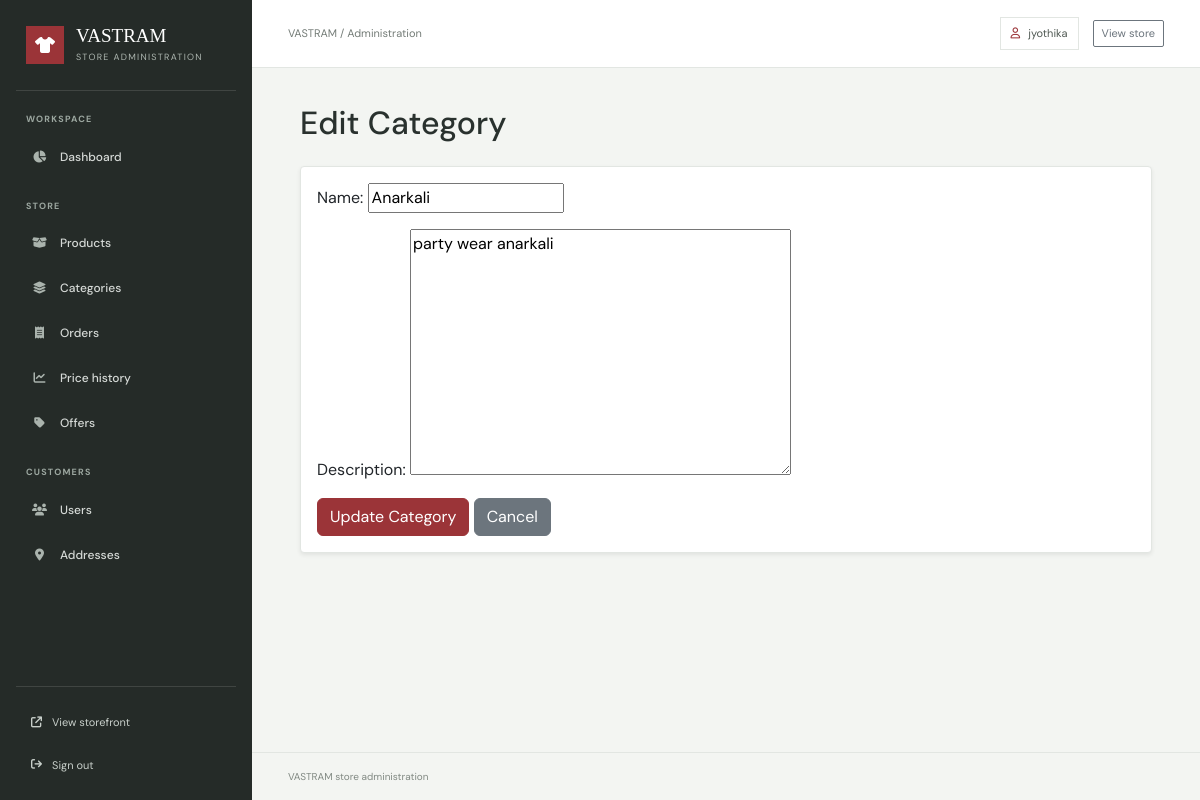
Page /accounts/admin-dashboard/categories/edit/4/ (signed in) on the committed database.
### accounts/models.py (models this page shows)
class User(AbstractUser):
    uuid = models.UUIDField(default=uuid.uuid4, editable=False, unique=True)
    phone_number = models.CharField(max_length=15, blank=True)

### products/models.py (models this page shows, shortened)
class Category(models.Model):
    uuid = models.UUIDField(default=uuid.uuid4, editable=False, unique=True)
    name = models.CharField(max_length=100)
    description = models.TextField(blank=True)
    parent = models.ForeignKey(
        'self',
        on_delete=models.CASCADE,
        null=True,
        blank=True,
        related_name='subcategories'
    )

### accounts/views.py (the view)
# urls.py: path('categories/edit/<int:id>/', views.edit_category, name='edit_category'),
@login_required
def edit_category(request, id):
    if not request.user.is_superuser:
        return redirect('home')
    from products.models import Category
    category = Category.objects.get(id=id)
    if request.method == 'POST':
        form = CategoryForm(
            request.POST,
            instance=category
        )
        if form.is_valid():
            form.save()
            return redirect('admin_categories')
    else:
        form = CategoryForm(instance=category)
    return render(
        request,
        'admin_dashboard/edit_category.html',
        {
            'form': form,
            'category': category
        }
    )

### products/forms.py
class CategoryForm(forms.ModelForm):
    class Meta:
        model = Category
        fields = ['name', 'description']

### ecommerce_project/context_processors.py (called while the page is built)
def shopping_counts(request):
    cart_count = 0
    wishlist_count = 0
    if request.user.is_authenticated:
        cart_count = sum(
            CartItem.objects.filter(cart__user=request.user).values_list(
                'quantity', flat=True
            )
        )
        wishlist_count = WishlistItem.objects.filter(
            wishlist__user=request.user
        ).count()
    else:
        cart_count = sum(
            item.get('quantity', 0)
            for item in request.session.get('guest_cart_items', [])
        )
        wishlist_count = len(request.session.get('guest_wishlist_items', []))
    return {
        'cart_count': cart_count,
        'wishlist_count': wishlist_count,
    }

### templates/admin_dashboard/edit_category.html (shortened to what this page needs)
{% extends 'admin_dashboard/admin_base.html' %}
{% block content %}
<div class="container">
    <h2 class="mb-4">Edit Category</h2>
    <div class="card shadow-sm">
        <div class="card-body">
            <form method="POST">
                {{ form.as_p }}
                <button type="submit" class="btn btn-primary">
                    Update Category
                </button>
                <a href="{% url 'admin_categories' %}"
                   class="btn btn-secondary">
                    Cancel
                </a>
            </form>
        </div>
    </div>
</div>
{% endblock %}

### templates/admin_dashboard/admin_base.html (shortened to what this page needs)
{% load static %}
<!DOCTYPE html>
<html lang="en">
<head>
    <link href="https://cdn.jsdelivr.net/npm/bootstrap@5.3.8/dist/css/bootstrap.min.css" rel="stylesheet">
    <link rel="stylesheet" href="https://cdnjs.cloudflare.com/ajax/libs/font-awesome/6.5.2/css/all.min.css">
</head>
<body>
<div class="admin-shell">
    <aside class="admin-sidebar" id="adminSidebar" aria-label="Admin navigation">
        <div class="admin-brand">
            <span class="admin-brand-mark"><i class="fa-solid fa-shirt" aria-hidden="true"></i></span>
            <span>
                <span class="admin-brand-name">VASTRAM</span>
                <span class="admin-brand-caption">Store administration</span>
            </span>
        </div>
        <nav class="admin-nav">
            <div class="admin-nav-group">
                <p class="admin-nav-label">Workspace</p>
                <a href="{% url 'admin_dashboard' %}" class="admin-nav-link{% if request.resolver_match.url_name == 'admin_dashboard' %} active{% endif %}">
                    <i class="fa-solid fa-chart-pie" aria-hidden="true"></i> Dashboard
                </a>
            </div>
            <div class="admin-nav-group">
                <p class="admin-nav-label">Store</p>
                <a href="{% url 'admin_products' %}" class="admin-nav-link{% if request.resolver_match.url_name == 'admin_products' %} active{% endif %}">
                    <i class="fa-solid fa-box-open" aria-hidden="true"></i> Products
                </a>
                <a href="{% url 'admin_categories' %}" class="admin-nav-link{% if request.resolver_match.url_name == 'admin_categories' %} active{% endif %}">
                    <i class="fa-solid fa-layer-group" aria-hidden="true"></i> Categories
                </a>
                <a href="{% url 'admin_orders' %}" class="admin-nav-link{% if request.resolver_match.url_name == 'admin_orders' or request.resolver_match.url_name == 'admin_order_detail' %} active{% endif %}">
                    <i class="fa-solid fa-receipt" aria-hidden="true"></i> Orders
                </a>
                <a href="{% url 'admin_price_history' %}" class="admin-nav-link{% if request.resolver_match.url_name == 'admin_price_history' %} active{% endif %}">
                    <i class="fa-solid fa-chart-line" aria-hidden="true"></i> Price history
                </a>
                <a href="{% url 'admin_offers' %}" class="admin-nav-link{% if request.resolver_match.url_name == 'admin_offers' %} active{% endif %}">
                    <i class="fa-solid fa-tag" aria-hidden="true"></i> Offers
                </a>
            </div>
            <div class="admin-nav-group">
                <p class="admin-nav-label">Customers</p>
                <a href="{% url 'admin_users' %}" class="admin-nav-link{% if request.resolver_match.url_name == 'admin_users' %} active{% endif %}">
                    <i class="fa-solid fa-users" aria-hidden="true"></i> Users
                </a>
                <a href="{% url 'admin_addresses' %}" class="admin-nav-link{% if request.resolver_match.url_name == 'admin_addresses' %} active{% endif %}">
                    <i class="fa-solid fa-location-dot" aria-hidden="true"></i> Addresses
                </a>
            </div>
        </nav>
        <div class="admin-sidebar-footer">
            <a href="{% url 'home' %}"><i class="fa-solid fa-arrow-up-right-from-square" aria-hidden="true"></i> View storefront</a>
            <a href="{% url 'logout' %}"><i class="fa-solid fa-arrow-right-from-bracket" aria-hidden="true"></i> Sign out</a>
        </div>
    </aside>
    <div class="admin-main">
        <header class="admin-topbar">
            <div class="admin-topbar-start">
                <span class="admin-topbar-title">VASTRAM / Administration</span>
            </div>
            <div class="admin-topbar-actions">
                <span class="admin-user-chip"><i class="fa-regular fa-user" aria-hidden="true"></i> {{ request.user.username }}</span>
                <a href="{% url 'home' %}" class="btn btn-sm btn-outline-secondary">View store</a>
            </div>
        </header>
        <main class="admin-content">
            {% block content %}{% endblock %}
        </main>
        <footer class="admin-footer">VASTRAM store administration</footer>
    </div>
</div>
</body>
</html>

### templates/admin_dashboard/admin_base.html (style rules this page uses)
:root { --admin-ink: #29312e; --admin-muted: #747c77; --admin-border: #e2e6e2; --admin-paper: #ffffff; --admin-canvas: #f3f5f2; --admin-rail: #252b28; --admin-accent: #9b3438; }
* { box-sizing: border-box; }
body { min-width: 320px; margin: 0; background: var(--admin-canvas); color: var(--admin-ink); font-family: 'DM Sans', sans-serif; }
.admin-shell { display: grid; grid-template-columns: 252px minmax(0, 1fr); min-height: 100vh; }
.admin-sidebar { position: sticky; top: 0; display: flex; flex-direction: column; height: 100vh; padding: 26px 16px 18px; background: var(--admin-rail); color: #f6f7f4; z-index: 101; }
.admin-brand { display: flex; align-items: center; gap: 12px; padding: 0 10px 26px; color: #fff; text-decoration: none; border-bottom: 1px solid rgba(255,255,255,.12); }
.admin-brand-mark { display: grid; place-items: center; width: 38px; height: 38px; background: var(--admin-accent); color: #fff; font-size: 16px; }
.admin-brand-name { display: block; font-family: 'Playfair Display', Georgia, serif; font-size: 19px; line-height: 1.1; }
.admin-brand-caption { display: block; margin-top: 4px; color: #aeb7b1; font-size: 9px; letter-spacing: 1.3px; text-transform: uppercase; }
.admin-nav { padding-top: 22px; }
.admin-nav-label { margin: 0 10px 9px; color: #9ca7a0; font-size: 9px; font-weight: 700; letter-spacing: 1.2px; text-transform: uppercase; }
.admin-nav-group + .admin-nav-group { margin-top: 22px; }
.admin-nav-link { display: flex; align-items: center; gap: 12px; min-height: 42px; margin: 3px 0; padding: 0 12px; border-left: 3px solid transparent; color: #d5d9d6; font-size: 12px; font-weight: 500; text-decoration: none; transition: background-color .18s, color .18s; }
.admin-nav-link i { width: 17px; color: #aab3ad; text-align: center; }
.admin-sidebar-footer { display: grid; gap: 8px; margin-top: auto; padding: 18px 8px 0; border-top: 1px solid rgba(255,255,255,.12); }
.admin-sidebar-footer a { display: flex; align-items: center; gap: 10px; padding: 9px 7px; color: #c8cfca; font-size: 11px; text-decoration: none; }
.admin-main { display: flex; min-width: 0; flex-direction: column; }
.admin-topbar { position: sticky; top: 0; z-index: 50; display: flex; align-items: center; justify-content: space-between; min-height: 68px; padding: 0 clamp(20px, 3vw, 44px); border-bottom: 1px solid var(--admin-border); background: rgba(255,255,255,.96); backdrop-filter: blur(12px); }
.admin-topbar-start, .admin-topbar-actions { display: flex; align-items: center; gap: 14px; }
.admin-topbar-title { color: var(--admin-muted); font-size: 11px; }
.admin-user-chip { display: inline-flex; align-items: center; gap: 8px; padding: 7px 10px; border: 1px solid var(--admin-border); color: #505953; font-size: 11px; }
.admin-user-chip i { color: var(--admin-accent); }
.admin-topbar .btn { border-radius: 2px; font-size: 11px; }
.admin-content { width: 100%; max-width: 1640px; margin: 0 auto; padding: clamp(24px, 3vw, 42px); flex: 1; }
.admin-content h2, .admin-content h3, .admin-content h4 { color: var(--admin-ink); }
.admin-content .card { border-color: var(--admin-border); border-radius: 4px; }
.admin-content .btn-primary { border-color: var(--admin-accent); background: var(--admin-accent); }
.admin-footer { padding: 16px clamp(20px, 3vw, 44px); border-top: 1px solid var(--admin-border); color: #818983; font-size: 10px; }

### rows in the picture
User: user.username "jyothika"
Category: name "Anarkali", description "party wear anarkali"
